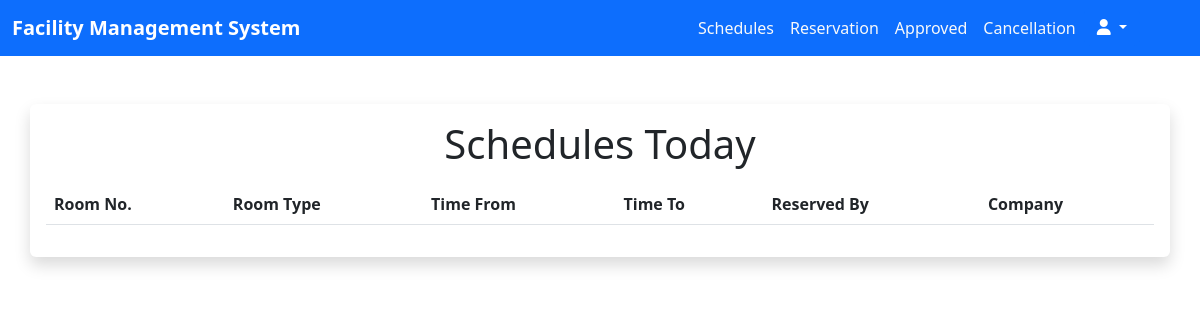
The page /employee/schedules.php (signed in) on the database as committed earlier.
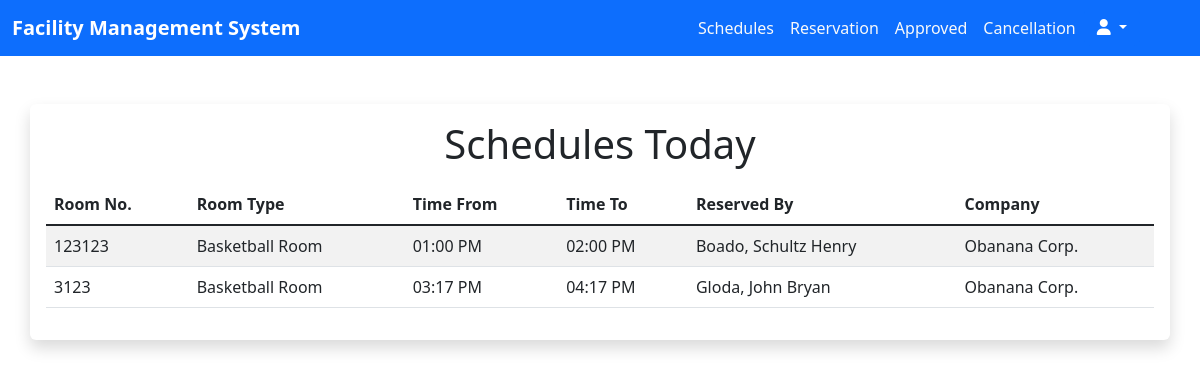
The same page on the database as committed later.
### tables this page shows
CREATE TABLE `reservations` (
  `id` int(11) NOT NULL,
  `users_id` int(11) DEFAULT NULL,
  `created_date` date DEFAULT current_timestamp(),
  `rsvn_no` varchar(255) NOT NULL,
  `created_by` varchar(255) NOT NULL,
  `room_type` varchar(255) NOT NULL,
  `date_from` date NOT NULL,
  `date_to` date NOT NULL,
  `time_from` time(6) NOT NULL,
  `time_to` time(6) NOT NULL,
  `statuses` varchar(255) NOT NULL,
  `cancel_reasons` varchar(255) NOT NULL
);

CREATE TABLE `users_accounts` (
  `id` int(11) NOT NULL,
  `last_names` varchar(255) NOT NULL,
  `first_names` varchar(255) NOT NULL,
  `username` varchar(255) NOT NULL,
  `company` varchar(255) NOT NULL,
  `emails` varchar(255) NOT NULL,
  `passwords` varchar(255) NOT NULL,
  `statuses` varchar(255) NOT NULL
);

### employee/schedules.php (the view, shortened to what this page needs)
<?php
  require_once $_SERVER['DOCUMENT_ROOT'] . './facility_management/database/connection.php';
  $queryUsers = "SELECT * FROM users_accounts";
  $sqlUsers = mysqli_query($con, $queryUsers);
  $results = mysqli_fetch_assoc($sqlUsers);
  $company = $_SESSION['company_name'] = $results['company'];
  $queryReservations = "SELECT * FROM reservations WHERE statuses = 'APPROVED' AND date_from = CURRENT_DATE() ORDER BY time_from ASC ";
  $sqlReservation = mysqli_query($con, $queryReservations);
?>
<!DOCTYPE html>
<html lang="en">
<head>
  <link href="https://cdn.jsdelivr.net/npm/bootstrap@5.2.3/dist/css/bootstrap.min.css" rel="stylesheet"
 />
  <link rel="stylesheet" href="./styles/dashboard.css" />
</head>
<body>
  <nav class="navbar navbar-expand-lg bg-primary">
    <div class="container-fluid">
      <a class="navbar-brand fw-bold text-white __navbar-brand" href="#">Facility Management System</a>
      <div class="collapse navbar-collapse" id="nav">
        <ul class="navbar-nav ms-auto mb-2 mb-lg-0 me-5">
          <li class="nav-item text-center">
            <a href="schedules.php" class="nav-link text-light">Schedules</a>
          </li>
          <li class="nav-item text-center">
            <a href="reservation.php" class="nav-link text-light">Reservation</a>
          </li>
          <li class="nav-item text-center">
            <a href="accept.php" class="nav-link text-light">Approved</a>
          </li>
          <li class="nav-item text-center">
            <a href="cancellation.php" class="nav-link text-light">Cancellation</a>
          </li>
          <div class="dropdown">
            <button class="btn btn-primary dropdown-toggle" type="button" data-bs-toggle="dropdown">
              <i class="fa-sharp fa-solid fa-user"></i>
            </button>
          </div>
        </ul>
      </div>
    </div>
  </nav>
  <div class="container-fluid mt-5">
    <div class="container bg-primary shadow p-3 mb-5 bg-body rounded">
      <p class="h1 text-center mb-3">Schedules Today</p>
      <table class="table table-striped table-hover">
        <thead>
          <tr>
            <th scope="col">Room No.</th>
            <th scope="col">Room Type</th>
            <th scope="col">Time From</th>
            <th scope="col">Time To</th>
            <th scope="col">Reserved By</th>
            <th scope="col">Company</th>
          </tr>
        </thead>
        <tbody class="table-group-divider ">
          <?php while($rowReservations = mysqli_fetch_assoc($sqlReservation)) { ?>
          <tr>
            <td><?php echo $rowReservations['rsvn_no'] ?></td>
            <td><?php echo $rowReservations['room_type'] ?></td>
            <td><?php echo date("h:i A", strtotime($rowReservations['time_from']))?></td>
            <td><?php echo date("h:i A", strtotime($rowReservations['time_to']))?></td>
            <td><?php echo $rowReservations['created_by'] ?></td>
            <td><?php echo $company ?></td>
          </tr>
          <?php } ?>
        </tbody>
      </table>
    </div>
  </div>
</body>
</html>

Rows that differ between the two databases and show on the page:
added reservations: rsvn_no "123123", room_type "Basketball Room", time_from "01:00 PM", time_to "02:00 PM", created_by "Boado, Schultz Henry", users.company "Obanana Corp."
now on this page (row edited): reservations: rsvn_no "3123", room_type "Basketball Room", time_from "03:17 PM", time_to "04:17 PM", created_by "Gloda, John Bryan"
now on this page (row unchanged): users_accounts: company "Obanana Corp."
